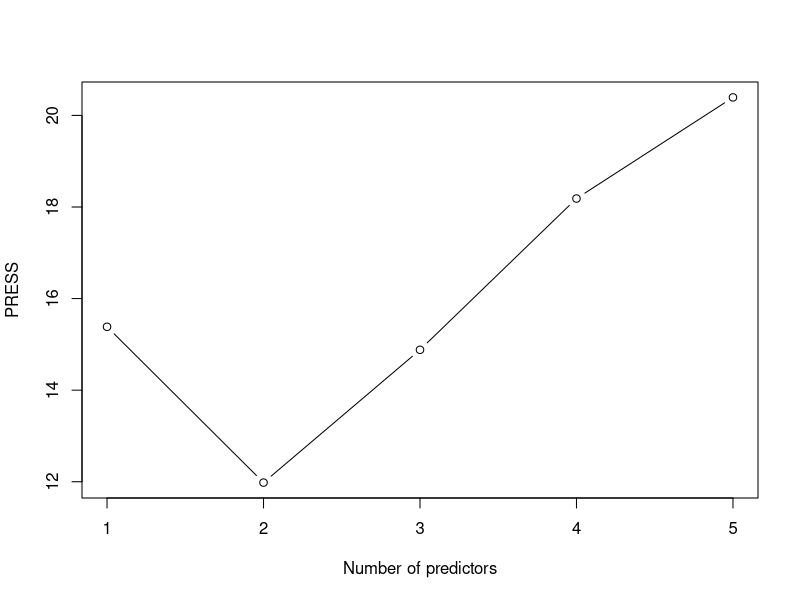
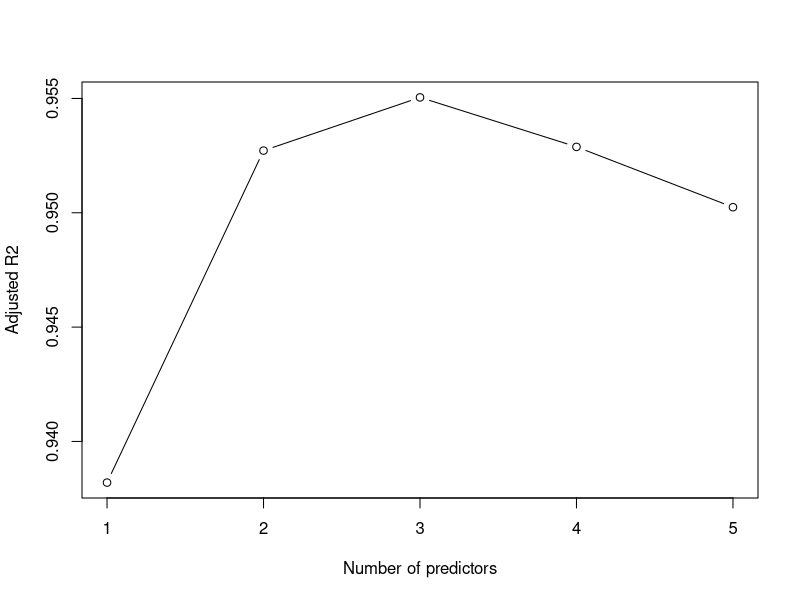
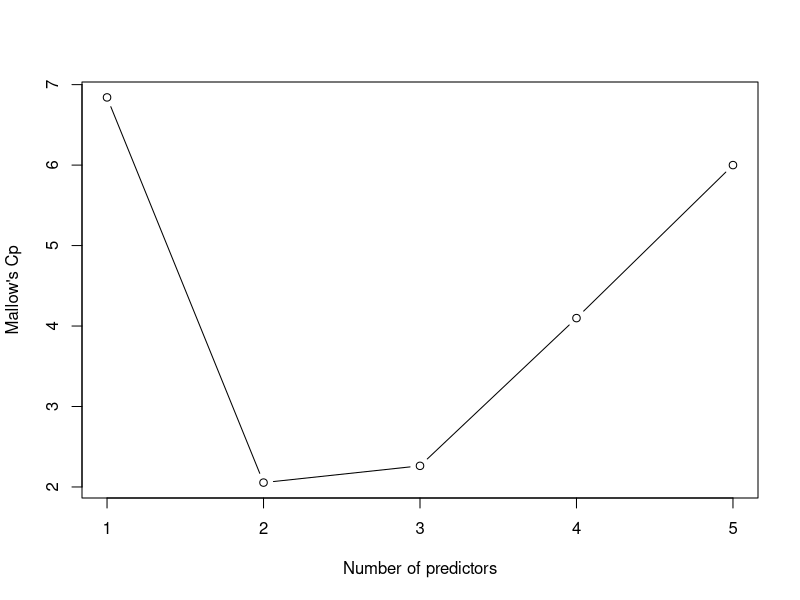

Write the R code that produced these figures, in order. (Note: this script raises an error after producing the figures.)
x1=c(1.29,1.59,.96,.99,1.03,1.15,1.15,1.24,.93,1.32,1.36,1.30,1.83,1.51,2.04,1.82,1.71,1.73,1.70,1.76,2.19,1.64)
x2=c(1.05,1.53,.81,.83,.88,.99,.97,1.05,.79,1.11,1.16,1.07,1.44,1.27,1.66,1.58,1.54,1.44,1.59,1.60,1.86,1.58)
x3=c(.43,.55,.32,.34,.35,.46,.44,.42,.32,.44,.49,.46,.58,.48,.71,.67,.60,.64,.73,.69,.75,.58)
x4=c(.74,.92,.55,.54,.63,.65,.55,.75,.52,.76,.80,.75,.99,.91,1.24,1.03,1.06,1.02,.97,1.09,1.24,1.08)
x5=c(.34,.48,.31,.27,.29,.34,.34,.33,.27,.36,.41,.37,.64,.47,.62,.60,.57,.63,.69,.62,.72,.51)
y=c(1.86,3.08,.56,.80,.98,1.54,1.38,1.78,.33,1.99,2.30,1.76,8.43,4.15,8.83,6.26,7.32,6.39,7.74,7.83,10.13,6.41)

squid=data.frame(x1,x2,x3,x4,x5,y)

library(leaps)
# risk <- read.table('risk.txt',header = T)
risk.best.subsets <- regsubsets(y~.,data=squid,nvmax=5)
summary(risk.best.subsets)

squid_mod = lm(y~x1+x2+x3+x4+x5,data=squid)
Cp = leaps(x = squid[,1:5], y=squid$y, names=names(squid)[1:5],method = "Cp")
adjr2 = leaps(x = squid[,1:5], y = squid$y, method = "adjr2")
final = cbind(Cp$which, AdjR2 = adjr2$adjr2, MallowCp = Cp$Cp, p = Cp$size);final
# Taking the ones that we need, based on regsubsets
final[c(1,6,16,26,31),]

PRESS <- function(linear.model) {
  pr <- residuals(linear.model)/(1 - lm.influence(linear.model)$hat)
  sum(pr^2)
}
# The best 5 models from the regsubsets

pressdata =c(PRESS(lm(y~x5,data=squid)), PRESS(lm(y~x4+x5,data=squid)),PRESS(lm(y~x2+x4+x5,data=squid)), PRESS(lm(y~x2+x3+x4+x5,data=squid)),PRESS(lm(y~x1+x2+x3+x4+x5,data=squid)))
final = cbind(Cp$which, AdjR2 = adjr2$adjr2, MallowCp = Cp$Cp, p = Cp$size)
final_data = final[c(1,6,16,26,31),]
finalANS = cbind(final_data, PRESS = pressdata)


x<-c(1,2,3,4,5)

plot(x,pressdata, xlab="Number of predictors", ylab="PRESS", type = "b")
plot(x, final_data[,6],xlab="Number of predictors", ylab="Adjusted R2", type = "b")
plot(x, final_data[,7],xlab="Number of predictors", ylab="Mallow's Cp", type = "b")

# FOR AIC Q1 (b)
# (i) & (ii) part
library(MASS)
null_squid_mod_intercept = lm(y~1,data=squid)
full_squid_mod_intercept = lm(y~.,data=squid)

stepAIC(null_squid_mod_intercept, scope = list(lower = null_squid_mod_intercept , upper = full_squid_mod_intercept), direction = 'forward')
stepAIC(full_squid_mod_intercept, direction='backward')

# (iii) part
x1_null_squid_mod_intercept = lm(y~x1,data=squid)
stepAIC(x1_null_squid_mod_intercept, scope = list(lower = x1_null_squid_mod_intercept , upper = full_squid_mod_intercept), direction = 'both')

x4_model = lm(y~x4,data=squid)
AIC(x4_model)


par(mfrow=c(2,2))
plot(x4x5_model)
